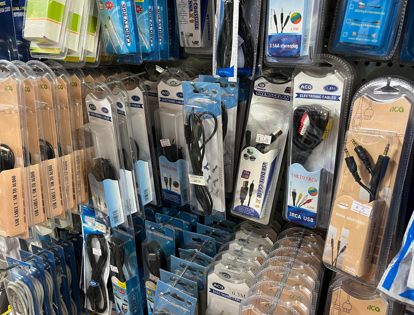
#> input picture resources/Capture.PNG, 414 x 315 px, given in place of side_hearts2.jpg, which was not available
$ python inventory_counter.py
#> lines starting #> are read from the running program, lines starting #| are printed output that depends on the picture; pictures that were not available may be replaced by others from this repository, and a replacement may not be noted
### src/file.py
# Imports needed for this program to run.
import cv2 as cv

# Global input file paths to set.
LOCAL_PATH = "/csse/users/yyu69/Desktop/COSC428/Project-april21/Computer-Vision-Inventory-Stocktaker/resources/"
INPUT_IMAGE_PATH = 'side_hearts2'

# Global output file paths to set.
OUTPUT_FILE_PATH = 'src/output.txt'

# Global window size to set
WINDOW_RATIO = 0.6


def read_image(image_to_read):
    # Check number of arguments
    if len(image_to_read) < 1:
        print ('Not enough parameters')
        print ('Usage:\nmorph_lines_detection.py < path_to_image >')
        return -1

    # Load the image
    src = cv.imread(image_to_read + ".jpg", cv.IMREAD_COLOR)
#> src is the input picture: shape (315, 414, 3); mean B, G, R 106.5, 110.6, 110.4

    # Check if image is loaded fine
    if src is None:
        print ('Error opening image: ' + image_to_read)
        return -1

    # Scale the image down to 70% to fit on the monitor better.
    src = cv.resize(src, (int(src.shape[1] * WINDOW_RATIO), int(src.shape[0] * WINDOW_RATIO)))
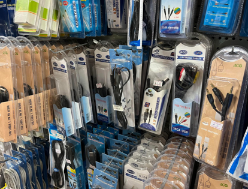
#> src: shape (189, 248, 3); mean B, G, R 106.4, 110.5, 110.3

    return src


def save_image(image, file_name):
    print(LOCAL_PATH + str(file_name))
    cv.imwrite(LOCAL_PATH + str(file_name) + ".jpg", image)


# [15 lines left out: function output_results, not called in this run]

### src/window.py
# window.py


# Imports needed for this program to run.
import cv2 as cv

# Global hough normal settings to set.
CANNY_THRESHOLD2 = 200
HOUGH_THRESHOLD = 240


# [4 lines left out: function nothing, not called in this run]


def display_hough_window():
    cv.namedWindow('Hough Line Transform')
    cv.createTrackbar('CannyThreshold1', 'Hough Line Transform', 0, 1200, nothing)
    cv.createTrackbar('CannyThreshold2', 'Hough Line Transform', CANNY_THRESHOLD2, 1200, nothing)
    cv.createTrackbar("HoughThreshold", 'Hough Line Transform', HOUGH_THRESHOLD, 1200, nothing)  # Min Line Length


def get_tracker_values():
    canny_threshold1 = cv.getTrackbarPos('CannyThreshold1', 'Hough Line Transform')
    canny_threshold2 = cv.getTrackbarPos('CannyThreshold2', 'Hough Line Transform')
    hough_threshold = cv.getTrackbarPos('HoughThreshold', 'Hough Line Transform')  # Min Line Length
    return canny_threshold1, canny_threshold2, hough_threshold


# [5 lines left out: function show_wait_destroy, not called in this run]

### trials/inventory_counter.py
# hough_line.py


# Imports needed for this program to run.
import cv2 as cv
import numpy as np
from window import *
from file import *


def draw_hough_lines(lines):
    # Create a new copy of the original image for drawing line detections on.
    img = SOURCE_IMAGE.copy()

    # Create a dark image for drawing line detections on and later line refine.
    dark = np.zeros(img.shape)

    # Draw lines to be green
    if lines is not None:
        for line in lines:
            for rho, theta in line:
                if (np.radians(0) <= theta <= np.radians(10)) or \
                    (np.radians(350) <= theta <= np.radians(360)) or \
                    (theta >= np.radians(170) and theta <= np.radians(190)):
                    a = np.cos(theta)
                    b = np.sin(theta)
                    x0 = a * rho
                    y0 = b * rho
                    x1 = int(x0 + 1000 * (-b))
                    y1 = int(y0 + 1000 * (a))
                    x2 = int(x0 - 1000 * (-b))
                    y2 = int(y0 - 1000 * (a))

                    cv.line(dark, (x1, y1), (x2, y2), (0, 255, 0), 2)
                    cv.line(img, (x1, y1), (x2, y2), (0, 255, 0), 2)

    return img, dark


def extract_hough_normal(src):
    gray = cv.cvtColor(src, cv.COLOR_BGR2GRAY)
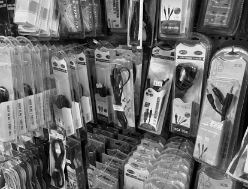
#> gray: shape (189, 248); min 0, max 252, mean 110
    display_hough_window()

    while True:
        # Get the updated tracker values from the hough window.
        canny_threshold1, canny_threshold2, hough_threshold = get_tracker_values()

        # Use the Canny Edge Detector to find some edges.
        edges = cv.Canny(gray, canny_threshold1, canny_threshold2)
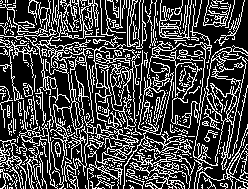
#> edges: shape (189, 248); 27.9% white in thin lines or dots

        # Attempt to detect straight lines in the edge detected image.
        lines = cv.HoughLines(edges, 1, np.pi / 180, hough_threshold)
#> lines = None

        # Draw each line that was detected.
        img, dark = draw_hough_lines(lines)
#> dark: shape (189, 248, 3) float64; every value is 0

        # Create a combined image of Hough Line Transform result and the Canny Line Detector result.
        combined = np.concatenate((img, cv.cvtColor(edges, cv.COLOR_GRAY2BGR)), axis=1)
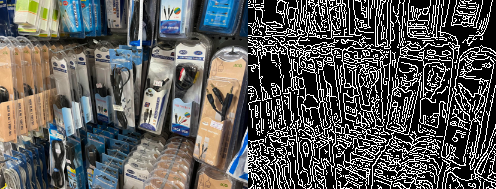
#> combined: shape (189, 496, 3); mean B, G, R 88.8, 90.9, 90.8

        # Show results.
        cv.imshow('Hough Line Transform', combined)
        cv.imshow('Dark', dark)

        # Save the dark drawing of lines onto desktop.
#> (the run stopped early here; a loop or call above may not have finished)
